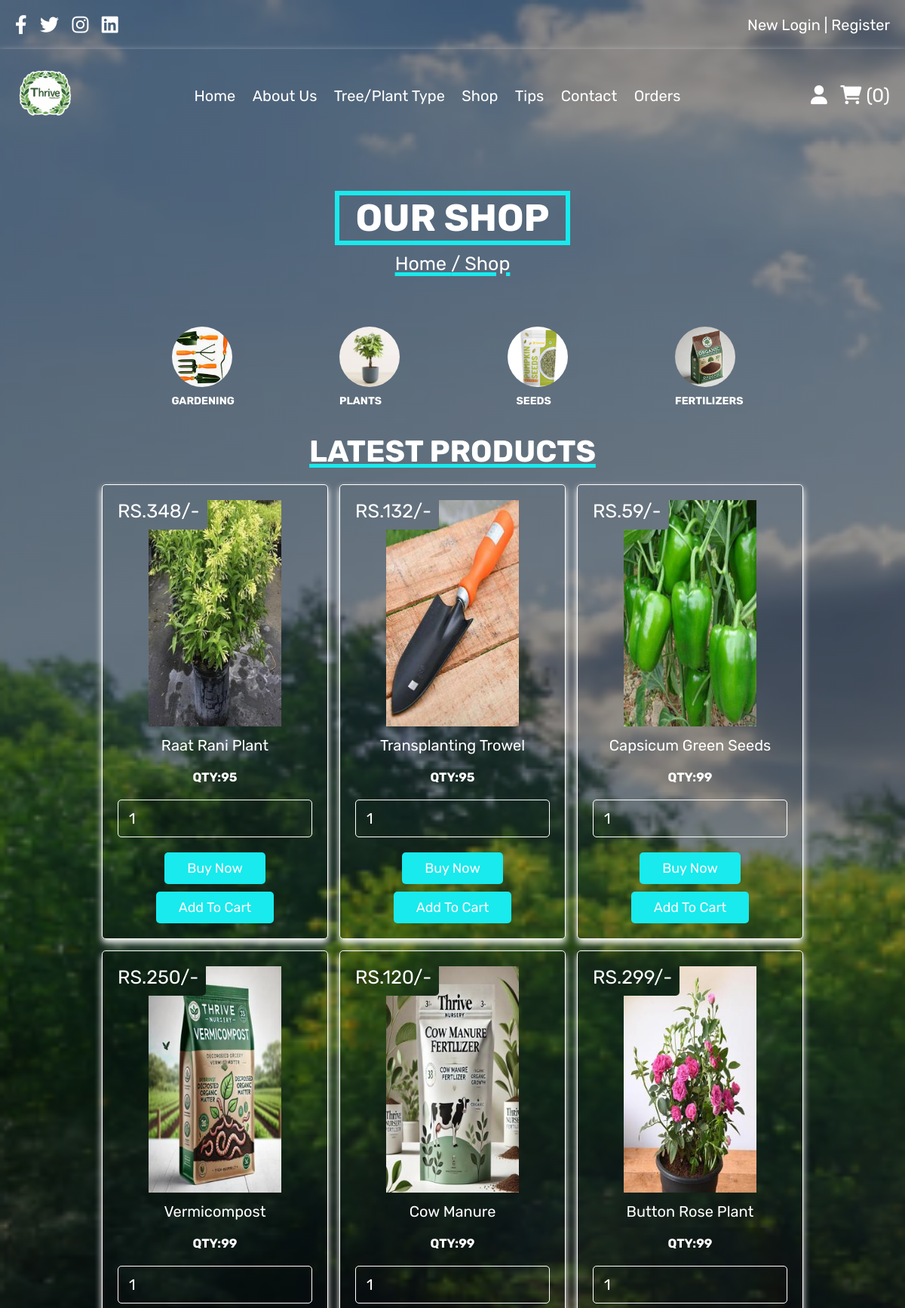
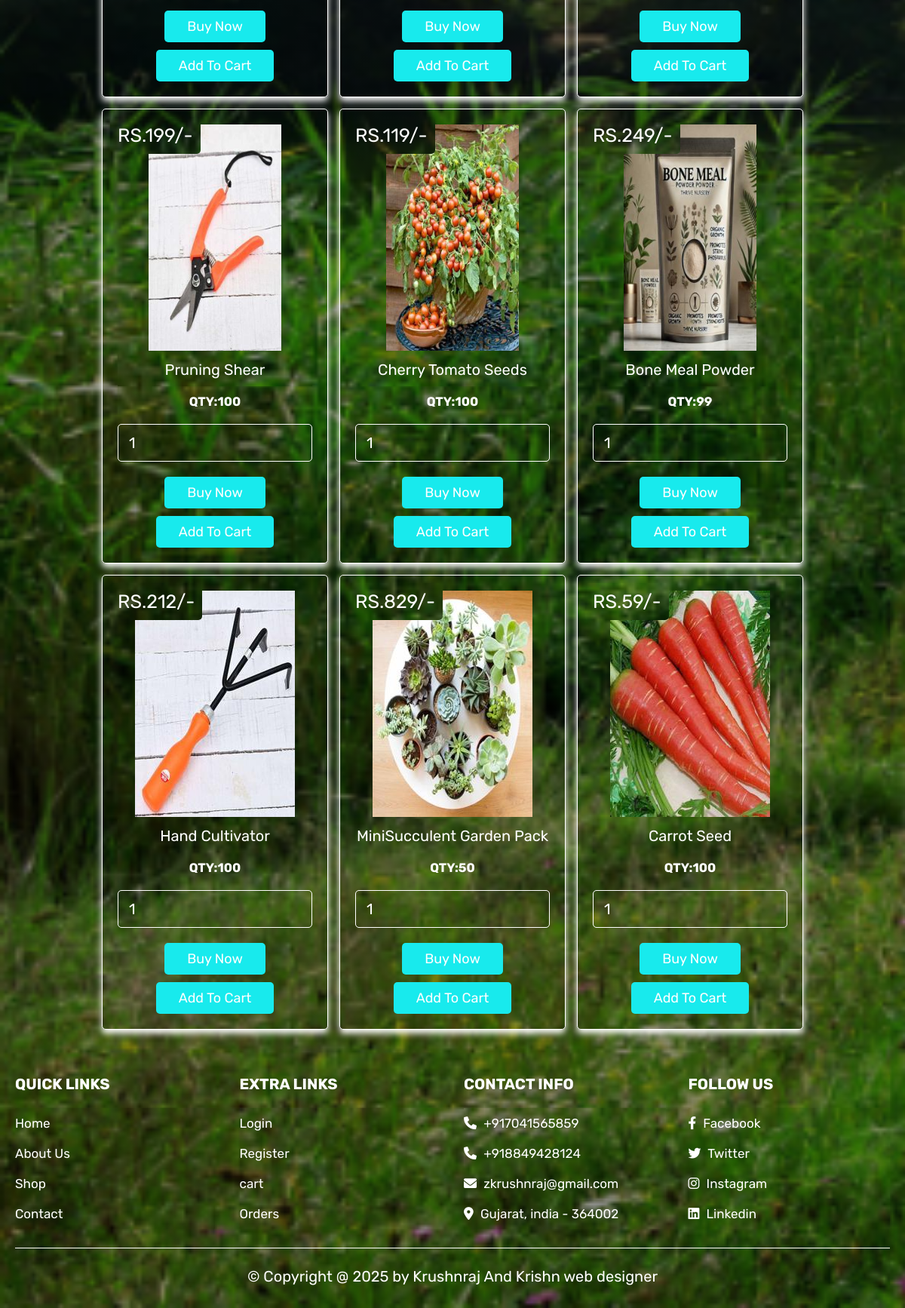
The page /shop.php on the database its author committed (2 pictures, top to bottom).
### tables this page shows
CREATE TABLE `products` (
  `product_id` int(10) NOT NULL,
  `name` varchar(25) NOT NULL,
  `p_type` varchar(20) DEFAULT NULL,
  `price` int(10) NOT NULL,
  `image` varchar(20) NOT NULL,
  `qty` int(3) DEFAULT NULL
);

### shop.php (the view, shortened to what this page needs)
<?php
include 'config.php';
?>
<!DOCTYPE html>
<html lang="en">
<head>
   <link rel="stylesheet" href="https://cdnjs.cloudflare.com/ajax/libs/font-awesome/6.0.0/css/all.min.css">
   <link rel="stylesheet" href="css/style.css">
</head>
<body>
<?php include 'header.php'; ?>
<div class="heading">
   <h3 style="border:6px solid rgb(24, 234, 237);">&nbsp;&nbsp;Our Shop&nbsp;&nbsp;</h3>
   <p style="text-decoration:5px underline; text-decoration-color:rgb(24, 234, 237);"> <a href="home.php" >Home</a> / Shop </p>
</div>
<div class="categories">
  <div class="category">
    <a href="gardening.php"><img src="images/gardening_tool.png" alt="Gardening">
    <p>GARDENING</p></a>
  </div>
  <div class="category">
  <a href="plants.php"><img src="images/plant.png" alt="Plants">
    <p>PLANTS</p></a>
  </div>
  <div class="category">
  <a href="seeds.php"><img src="images/seed.png" alt="Seeds">
    <p>&nbsp;&nbsp;&nbsp;&nbsp;SEEDS</p></a>
  </div>
  <div class="category">
  <a href="fertilizers.php"> <img src="images/fer.webp" alt="Fertilizers">
    <p>FERTILIZERS</p></a>
  </div>
  </div>
<section class="products">
   <h1 class="title" style="text-decoration:5px underline; text-decoration-color:rgb(24, 234, 237);">Latest Products</h1>
   <div class="box-container">
      <?php
         $select_products = mysqli_query($conn, "SELECT * FROM `products`") or die('query failed');
         if(mysqli_num_rows($select_products) > 0){
            while($fetch_products = mysqli_fetch_assoc($select_products)){
      ?>
     <form action="" method="post" class="box">
      <img class="image" src="uploaded_img/<?php echo $fetch_products['image']; ?>" alt="">
      <div class="name"><?php echo $fetch_products['name']; ?></div>
      <div class="name"><h5>QTY:<?php echo $fetch_products['qty']; ?></h5></div>
      <input type="number" min="1" max="<?php echo $fetch_products['qty'];  ?>" name="product_quantity" value="1" class="qty">
      <div class="price"><?php echo 'RS.'. $fetch_products['price']; ?>/-</div>
      <input type="submit" value="Buy Now" name="b1" class="btn">
      <input type="submit" value="Add To Cart" name="add_to_cart" class="btn">
     </form>
      <?php
         }
      }else{
         echo '<p class="empty">No Products Added Yet!</p>';
      }
      ?>
   </div>
</section>
<?php include 'footer.php'; ?>
</body>
</html>

### css/style.css (style rules this page uses)
:root { --red:#303434; --orange:#000000; --black:#ffffff; --white:white; --light-color:#000000; --light-white:white; --light-bg:var(--black); --border:.10rem solid var(--black); --box-shadow:0 .5rem 1rem rgb(255, 255, 255); }
* { font-family: 'Rubik', sans-serif; margin:0; padding:0; box-sizing: border-box; outline: none; border:none; text-decoration: none; transition:all .2s linear; background-image:linear-gradient(to right,rgba(0, 0, 0, 0.43),rgba(0, 0, 0, 0.437)), url(../images/19.png); background-attachment: fixed; background-size: cover; }
html { font-size: 62.5%; overflow-x: hidden; }
section { padding:3rem 2rem; }
.title { text-align: center; margin-bottom: 2rem; text-transform: uppercase; color:var(--white); font-size: 4rem; }
.btn, .option-btn, .delete-btn, .white-btn { display: inline-block; margin-top: 1rem; padding:1rem 3rem; cursor: pointer; color:rgb(253, 254, 254); border:5px soild rgb(247, 247, 247); background:rgb(24, 234, 237); font-size: 1.8rem; border-radius: .5rem; text-transform: capitalize; }
.white-btn, .btn { background-color: var(-- rgb(0, 0, 0)); }
.heading { min-height: 30vh; display: flex; flex-flow: column; align-items: center; justify-content: center; gap:1rem; text-align: center; }
.heading h3 { font-size: 5rem; color:white; text-transform: uppercase; }
.heading p { font-size: 2.5rem; color:white; }
.heading p a { color:var(--purple); }
.products .box-container { max-width: 1200px; margin:0 auto; display: grid; grid-template-columns: repeat(auto-fit, 30rem); align-items: flex-start; gap:1.5rem; justify-content: center; }
.products .box-container .box { border-radius: .5rem; background-color: black; box-shadow: var(--box-shadow); padding:2rem; text-align: center; border:var(--border); position: relative; }
.products .box-container .box .image { height: 30rem; }
.products .box-container .box .name { padding:1rem 0; font-size: 2rem; color:white; }
.products .box-container .box .qty { width: 100%; padding:1.2rem 1.4rem; border-radius: .5rem; border:var(--border); color:white; margin:1rem 0; font-size: 2rem; }
.products .box-container .box .price { position: absolute; top:1rem; left:1rem; border-radius: .5rem; padding:1rem; font-size: 2.5rem; color:var(--white); background-color: var(--red); }

### shop.php (style rules this page uses)
.categories { display: flex; justify-content: space-between; align-items: center; flex-wrap: wrap; padding: 5px; gap: 10px; margin-right:200px; }
.category { text-align: center; width: 100px; }
.category img, .category .icon { width: 80px; height: 80px; border-radius: 50%; display: flex; align-items: center; justify-content: center; font-size: 24px; color: white; text-align: center; font-weight: bold; }
.category p { margin-top: 10px; font-size: 14px; font-weight: bold; color: white; margin-right:150px; }

### rows shown on the page
products: image (picture), name "Raat Rani Plant", qty "95", price "348"
products: image (picture), name "Transplanting Trowel", qty "95", price "132"
products: image (picture), name "Capsicum Green Seeds", qty "99", price "59"
products: image (picture), name "Vermicompost", qty "99", price "250"
products: image (picture), name "Cow Manure", qty "99", price "120"
products: image (picture), name "Button Rose Plant", qty "99", price "299"
products: image (picture), name "Pruning Shear", qty "100", price "199"
products: image (picture), name "Cherry Tomato Seeds", qty "100", price "119"
products: image (picture), name "Bone Meal Powder", qty "99", price "249"
products: image (picture), name "Hand Cultivator", qty "100", price "212"
products: image (picture), name "MiniSucculent Garden Pack", qty "50", price "829"
products: image (picture), name "Carrot Seed", qty "100", price "59"

### other values the page prints
$cart_rows_number "0"
